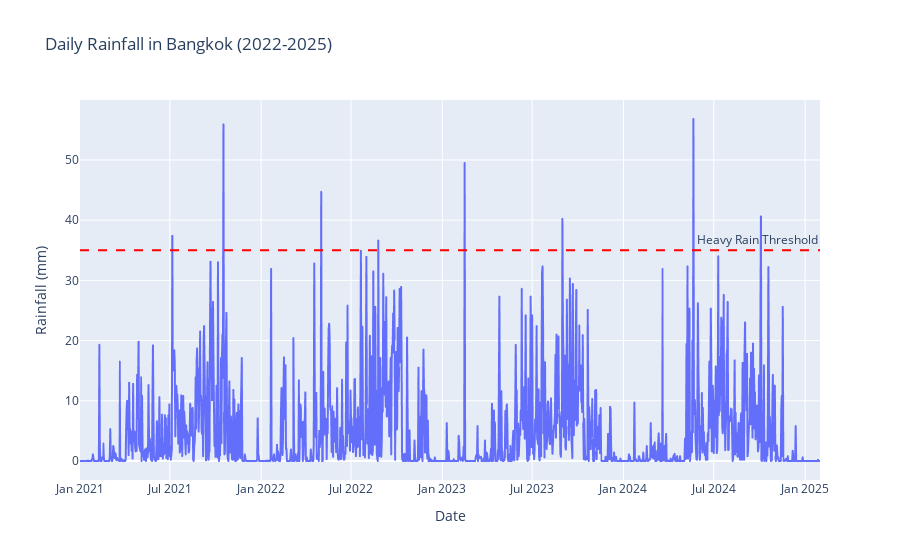

Write notebook code for a chart like this one.
### Markdown cell above
## Step 3: Scrape Rainfall Data from Thai Meteorological Department
Alternative: Use World Bank Climate API (No auth required)

### Code cell
def fetch_rainfall_data_meteostat():
    """
    Fetch rainfall data using Meteostat API (free, no auth)
    Station: Bangkok (DMK) - Don Mueang
    """
    print("Fetching rainfall data from Meteostat...")
    
    # Bangkok Don Mueang station ID: 48456
    base_url = "https://meteostat.p.rapidapi.com/stations/daily"
    
    # Alternative: Use open-meteo.com (completely free)
    url = "https://archive-api.open-meteo.com/v1/archive"
    
    params = {
        'latitude': 13.7563,  # Bangkok coordinates
        'longitude': 100.5018,
        'start_date': '2021-01-01',
        'end_date': '2025-01-31',
        'daily': 'precipitation_sum,precipitation_hours',
        'timezone': 'Asia/Bangkok'
    }
    
    try:
        response = requests.get(url, params=params, timeout=60)
        if response.status_code == 200:
            data = response.json()
            
            if 'daily' in data:
                df = pd.DataFrame({
                    'date': pd.to_datetime(data['daily']['time']),
                    'rainfall_mm': data['daily']['precipitation_sum'],
                    'rainfall_hours': data['daily']['precipitation_hours']
                })
                
                # Add rainfall categories
                df['has_rain'] = (df['rainfall_mm'] > 0).astype(int)
                df['heavy_rain'] = (df['rainfall_mm'] > 35).astype(int)  # >35mm = heavy rain
                
                print(f"\n✓ Rainfall data collected: {len(df)} days")
                print(f"  Date range: {df['date'].min()} to {df['date'].max()}")
                print(f"  Total rainy days: {df['has_rain'].sum()}")
                print(f"  Heavy rain days: {df['heavy_rain'].sum()}")
                print(f"  Avg daily rainfall: {df['rainfall_mm'].mean():.2f} mm")
                
                return df
        else:
            print(f"Error: Status {response.status_code}")
            return None
    except Exception as e:
        print(f"Error fetching rainfall data: {e}")
        return None

# Fetch rainfall data
rainfall_data = fetch_rainfall_data_meteostat()

if rainfall_data is not None:
    print("\nSample rainfall data:")
    display(rainfall_data.head(10))
    
    # Visualization
    import plotly.express as px
    fig = px.line(rainfall_data, x='date', y='rainfall_mm',
                  title='Daily Rainfall in Bangkok (2022-2025)',
                  labels={'rainfall_mm': 'Rainfall (mm)', 'date': 'Date'})
    fig.add_hline(y=35, line_dash="dash", annotation_text="Heavy Rain Threshold",
                  line_color="red")
    fig.show()

### Figure 1 — Plotly figure (JSON) as saved in the notebook; plotly's stock layout.template omitted (floating-point values rounded to 4 significant figures; data arrays with more than 128 entries replaced by an {"elided": "..."} marker saying what was removed)
{"data": [{"hovertemplate": "Date=%{x}<br>Rainfall (mm)=%{y}<extra></extra>", "legendgroup": "", "line": {"color": "#636efa", "dash": "solid"}, "marker": {"symbol": "circle"}, "mode": "lines", "name": "", "showlegend": false, "type": "scattergl", "x": {"elided": "1492 str values"}, "xaxis": "x", "y": {"elided": "1492 float values"}, "yaxis": "y"}], "layout": {"annotations": [{"showarrow": false, "text": "Heavy Rain Threshold", "x": 1, "xanchor": "right", "xref": "x domain", "y": 35, "yanchor": "bottom", "yref": "y"}], "legend": {"tracegroupgap": 0}, "shapes": [{"line": {"color": "red", "dash": "dash"}, "type": "line", "x0": 0, "x1": 1, "xref": "x domain", "y0": 35, "y1": 35, "yref": "y"}], "title": {"text": "Daily Rainfall in Bangkok (2022-2025)"}, "xaxis": {"anchor": "y", "domain": [0, 1], "title": {"text": "Date"}}, "yaxis": {"anchor": "x", "domain": [0, 1], "title": {"text": "Rainfall (mm)"}}}}
